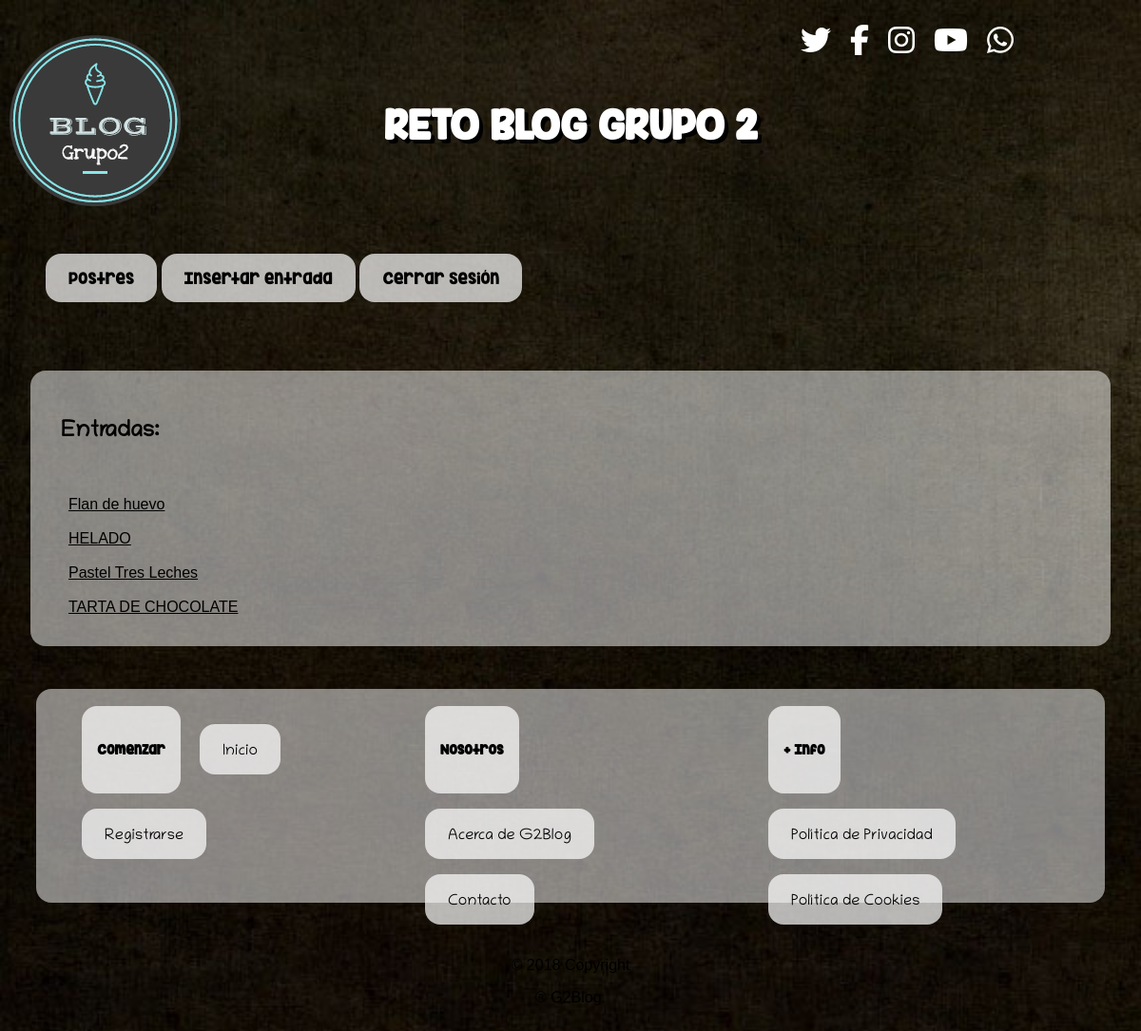
Screenshot of /index.php (signed in) with the database file from the repository.
### tables this page shows
CREATE TABLE `entrada` (
  `titulo` varchar(30) NOT NULL,
  `contenido` longtext NOT NULL,
  `fecha_entrada` datetime DEFAULT CURRENT_TIMESTAMP
);

### index.php (the view, shortened to what this page needs)
<?php
	if (isset($_SESSION['usuario'])){
		$usuario=$_SESSION['usuario'];
		?>
	    <?php
	}
	?>
	<?php
	include 'conexion.php';
	try {
	$sentencia=$db->prepare("SELECT titulo 'et' FROM entrada");
	$sentencia->execute();
		if (isset($usuario) &&  isset($_SESSION['logueado']) && $_SESSION['logueado'] == true ){
			if ($usuario=='admin'){
				 require_once('menuAdministrador.php');
				 ?><script type="text/javascript" src="JS/script.js"></script><?php
			}
			else if($usuario!='admin') {
				require_once('menuUsuario.php');
				echo "<div>
				<section id='entrada'>";
				echo '<h2>Entradas:</h2><br>';
			foreach($sentencia as $entrada){
				$variable=$entrada["et"];
				echo '<article><br><a href="mostrarEntrada.php?var='.$variable.'">'.$variable.'</a>';
			}
			}
		}
	} catch(PDOException $e) {
	  echo 'Error: ' . $e->getMessage();
	}
	echo "</section>
	</div>";
?>

### CSS/estilo.css (style rules this page uses)
header { text-align: center; height: 12em; }
body { background-image: url(../img/fondo2.jpg); background-size: cover; color: black; font-family: arial; }
h1 { padding: 2em; color: white; font-family: "header"; font-size: 2.5em; text-shadow: 4px 4px black; display: flex; justify-content: center; }
h2 { font-family: "letra"; }
nav ul { list-style: none; color: white; }
nav li , #lilogin, #liregistro { display: inline-block; color: black; padding: 1em; background: rgb(255, 255, 255,0.7); border-radius: 1em; font-family: "header"; }
#entrada a:link { background-color: transparent; text-decoration: underline; }
#entrada { background: rgb(255, 255, 255,0.5); border-radius: 1em; margin: 1.5em; padding: 2em; }
#logo { position: absolute; left: 0; }
a { text-decoration: none; color: black; padding: 0.5em; }
.flex-center { width: 89%; min-height: 6vh; display: -webkit-box; display: -webkit-flex; display: -ms-flexbox; display: flex; -webkit-box-pack: center; -webkit-justify-content: center; -ms-flex-pack: center; justify-content: flex-end; -webkit-box-align: center; -webkit-align-items: center; -ms-flex-align: center; align-items: flex-start; position: absolute; top: 1em; }
.icon-3d { padding: 10px; -webkit-animation: icon3d 200ms 10; animation: icon3d 200ms 10; color: #fff; }
footer { background: rgb(255, 255, 255, 0.5); height: 225px; border-radius: 1em; margin: 45px 30px; }
footer a { font-family: "letra"; }
footer ul { margin: 0px 30px; padding: 10px; width: 25%; float: left; list-style: none; }
footer ul li { margin: 8px; }
.copyright { padding-bottom:50px; width: 100%; float: left; text-align: center; }

### rows the page displays
entrada: titulo "Flan de huevo"
entrada: titulo "HELADO"
entrada: titulo "Pastel Tres Leches"
entrada: titulo "TARTA DE CHOCOLATE"
